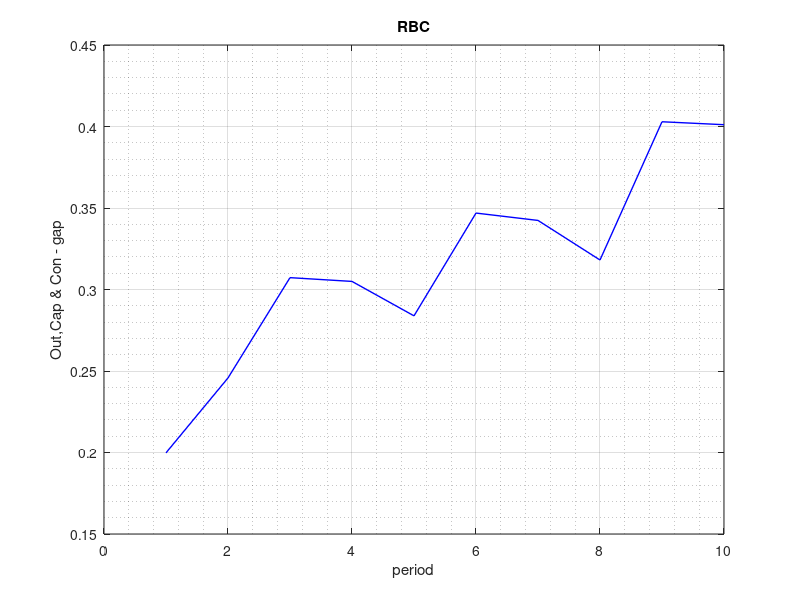

Recreate this plot in MATLAB.
%RBC_Model: Dynamics of technological shocks
%This Model for the spread of a disease is only
%dependent on the state variable I

%% Set Parameter
a=0.33
r=0.9 %% Allowing technology shock persistence
ty=10
tmax=10; % NUmber of Weeks 
dt=1; % Size of time steps in week ( Since want to get dI
        % we would cross multiply to other side
         plotchoice = 1; %
%% Initialise Vectors
t=1:dt:tmax; % time vector
tm=1:dt:ty;
Nt = length (t); % number of time steps
k= zeros(1, Nt);   % Icome Vector
y= zeros(1, Nt); % Consumption Vector
c=zeros(1, Nt);  % Steady State Investment 
X=rand(1,1000); % 1000 random number betweeen 0-1
y(1)=(1-a)*std(X); % Using (Shock hit every two period) the standard deviation of the rand as shock %%+ (1-a)*std(X) ; Here, I cut of the shock. 
c(1)= (1-a*r)*(y(1));
k(2)= a*r*(y(1));
y(2)= (a+r)*(y(1))
y(3)= (a+r)*(y(2)) - a*r*(y(1)) + (1-a)*rand;
y(4)= (a+r)*(y(3)) - a*r*(y(2))
y(5)= (a+r)*(y(4)) - a*r*(y(3)) 
y(6)= (a+r)*(y(5)) - a*r*(y(4)) + (1-a)*rand;
y(7)= (a+r)*(y(6)) - a*r*(y(5)) 
y(8)= (a+r)*(y(7)) - a*r*(y(6))
y(9)= (a+r)*(y(8)) - a*r*(y(7)) + (1-a)*rand;
y(10)= (a+r)*(y(9)) - a*r*(y(8)) 
%% Plots
 switch plotchoice
    case 1
    plot(tm, y, 'b' ,'LineWidth',1); hold on;
    %%plot(tm, k, 'b' ,'LineWidth',1);
        grid on
        grid minor
        xlabel ('period')
        ylabel ('Out,Cap & Con - gap')
        title ('RBC')
 end
